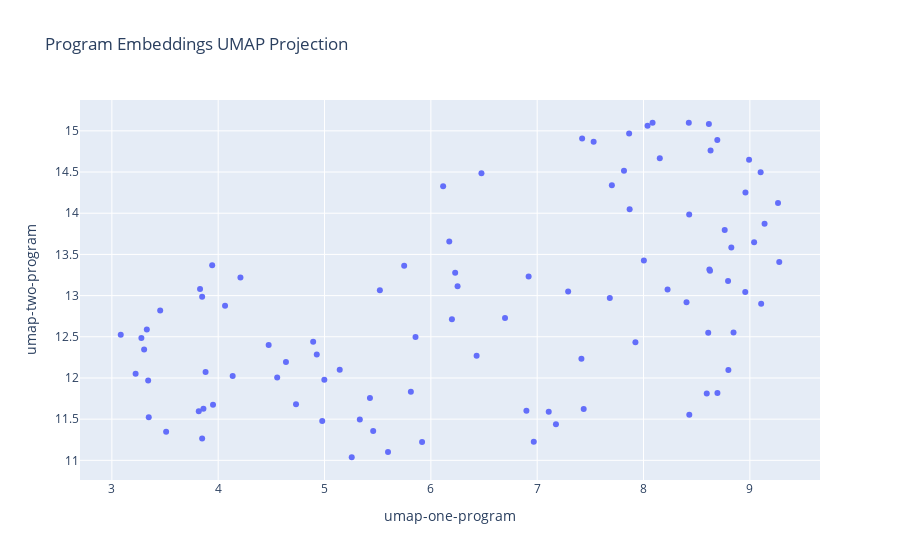

The code cell stored with this chart in its notebook:
### Markdown cell above
# UMAP

### Code cell
# Initialize UMAP with desired parameters
umap_projection = umap.UMAP(n_components=2, n_neighbors=15, min_dist=0.1, random_state=42)

# Fit and transform the program embeddings
program_umap_result = umap_projection.fit_transform(program_embeddings)

# Add UMAP results to your DataFrame
program_df['umap-one-program'] = program_umap_result[:, 0]
program_df['umap-two-program'] = program_umap_result[:, 1]

# Plot the UMAP projection results
fig = px.scatter(
    program_df,
    x='umap-one-program',
    y='umap-two-program',
    hover_data=['title'],
    title='Program Embeddings UMAP Projection'
)
fig.show()

### Figure 1 — Plotly figure (JSON) as saved in the notebook; plotly's stock layout.template omitted (floating-point values rounded to 4 significant figures)
{"data": [{"customdata": [["Programme court de 2<sup>e</sup> cycle en génie de l'environnement"], ["Programme court de 2<sup>e</sup> cycle en génie de la production automatisée : intégration et automatisation des systèmes"], ["Programme court de 2<sup>e</sup> cycle en gestion de l’innovation"], ["DESS en projets internationaux et ingénierie globale"], ["Baccalauréat en informatique distribuée"], ["Maîtrise en conception et gestion de projets d’ingénierie canadiens"], ["Baccalauréat en génie électrique"], ["Programme court de 2<sup>e</sup> cycle en gestion de projets d'ingénierie"], ["Année préparatoire"], ["Maîtrise en génie électrique"], ["Programme court de 2<sup>e</sup> cycle en affaires juridiques pour l'ingénieur"], ["Baccalauréat en design d'expérience utilisateur (UX)"], ["Programme court de 2<sup>e</sup> cycle en efficacité énergétique"], ["Programme court de 2<sup>e</sup> cycle en modélisation des données du bâtiment (BIM)"], ["Programme court de 2<sup>e</sup> cycle en technologies de l'information"], ["Programme court de 2<sup>e</sup>&nbsp;cycle en génie électrique&nbsp;: commande industrielle"], ["Maîtrise en gestion de l’innovation"], ["Programme court en télécommunications"], ["DESS en génie électrique"], ["Programme court de 2<sup>e</sup> cycle en exploitation des énergies renouvelables"], ["Programme court de 2<sup>e</sup> cycle en génie de la construction : gestion des coûts et du temps"], ["Programme court de 2<sup>e</sup> cycle en génie mécanique"], ["Programme court de 2<sup>e</sup> cycle en gestion de projets internationaux"], ["Programme court en planification et gestion de la maintenance"], ["Maîtrise en génie logiciel"], ["Maîtrise en gestion de projets d'ingénierie"], ["DESS en technologies de la santé"], ["Certificat en gestion de la construction"], ["DESS en génie de la construction : projets de conception et réhabilitation"], ["DESS en génie de l'environnement"], ["Certificat en production industrielle"], ["Programme court en économie et estimation des projets de construction"], ["Baccalauréat en génie des opérations et de la logistique"], ["DESS en gestion de projets d'ingénierie"], ["Certificat en gestion immobilière"], ["Baccalauréat en génie logiciel"], ["Programme court en amélioration continue"], ["Maîtrise en génie des risques en santé et sécurité du travail"], ["Programme court en gestion industrielle"], ["Programme court de 2<sup>e</sup> cycle en faisabilité de projets internationaux"], ["Programme court de 2<sup>e</sup> cycle en génie de la production automatisée&nbsp; : systèmes intelligents"], ["Programme court de 2<sup>e</sup> cycle en génie électrique"], ["Programme court de 2<sup>e</sup> cycle en génie électrique : modélisation et traitement de l'information"], ["Programme court de 2<sup>e</sup> cycle en gestion des infrastructures urbaines"], ["Programme court de 2<sup>e</sup> cycle en santé et sécurité du travail sur les chantiers de construction"], ["Programme court de 2<sup>e</sup> cycle en réseaux de télécommunications"], ["Maîtrise en génie des réseaux de télécommunications"], ["Programme court de 2<sup>e</sup> cycle en technologies de la santé"], ["Programme court en gestion immobilière"], ["Programme court en optimisation de la productivité"], ["DESS en génie logiciel"], ["Maîtrise en génie, projets internationaux et ingénierie globale"], ["Maîtrise en génie de l'environnement"], ["DESS en BIM et innovations numériques"], ["Microprogramme de 2<sup>e</sup> cycle en ingénierie créative"], ["DESS en réseaux de télécommunications"], ["Certificat en économie et estimation des projets de construction"], ["DESS en gestion des infrastructures urbaines"], ["Maîtrise en génie de la construction"], ["Baccalauréat en génie des technologies de l'information"], ["DESS en génie de la production automatisée : systèmes intelligents"], ["Maîtrise en gestion des infrastructures urbaines"], ["Maîtrise en génie de la production automatisée"], ["DESS en entreprise numérique"], ["Maîtrise en génie, énergies renouvelables et efficacité énergétique"], ["DESS en génie mécanique"], ["DESS en gestion de l’innovation"], ["Cheminement universitaire en technologie"], ["DESS en technologies de l'information"], ["Baccalauréat en génie mécanique"], ["Maîtrise en génie des technologies de l’information"], ["Maîtrise en génie mécanique"], ["DESS en génie de la construction : gestion de projets de construction"], ["Microprogramme de 2<sup>e</sup> cycle en innovation en chirurgie"], ["Maîtrise en génie des technologies de la santé"], ["Certificat en gestion et assurance de la qualité"], ["DESS en énergies renouvelables et efficacité énergétique"], ["Baccalauréat en génie aérospatial"], ["Microprogramme de 2<sup>e</sup> cycle en entrepreneuriat scientifique et technologique"], ["Programme court de 2<sup>e</sup> cycle en entreprise numérique"], ["Programme court de 2<sup>e</sup> cycle en génie de la construction : gestion réglementaire"], ["Programme court de 2<sup>e</sup> cycle en génie de la construction&nbsp;: hydraulique environnementale"], ["Programme court de 2<sup>e</sup> cycle en génie électrique&nbsp;: télécommunications et microélectronique"], ["Maîtrise en génie aérospatial"], ["Baccalauréat en génie de la construction"], ["Baccalauréat en génie de la production automatisée"], ["Certificat en télécommunications"], ["Doctorat en génie"], ["Maîtrise en génie, concentration personnalisée"], ["DESS en génie des risques de santé et sécurité du travail"], ["DESS en génie de la production automatisée : intégration et automatisation des systèmes"], ["Programme court de 2<sup>e</sup> cycle en génie de la construction&nbsp;: projets de réhabilitation"], ["Programme court de 2<sup>e</sup> cycle en ingénierie financière"], ["Programme court de 2<sup>e</sup> cycle en génie des risques de santé et sécurité du travail"]], "hovertemplate": "umap-one-program=%{x}<br>umap-two-program=%{y}<br>title=%{customdata[0]}<extra></extra>", "legendgroup": "", "marker": {"color": "#636efa", "symbol": "circle"}, "mode": "markers", "name": "", "orientation": "v", "showlegend": false, "type": "scatter", "x": [8.43, 7.423, 8.795, 6.697, 3.829, 6.198, 3.303, 9.265, 3.223, 3.817, 9.138, 3.943, 8.826, 8.153, 8.404, 7.864, 4.978, 8.43, 3.849, 8.003, 8.631, 8.957, 9.04, 8.608, 3.881, 5.856, 5.458, 6.899, 5.749, 4.732, 7.176, 7.924, 4.209, 6.43, 7.108, 3.278, 8.595, 6.229, 8.798, 8.958, 7.531, 9.106, 8.085, 8.764, 8.993, 8.625, 4.998, 8.226, 8.695, 8.846, 3.341, 6.251, 4.555, 5.812, 7.869, 5.917, 7.416, 5.427, 4.136, 3.849, 6.115, 5.143, 4.475, 5.256, 6.919, 3.347, 5.332, 7.683, 5.597, 3.329, 4.927, 3.861, 5.52, 7.702, 4.893, 7.437, 7.291, 3.084, 7.816, 8.619, 8.694, 8.615, 8.038, 3.951, 3.454, 4.064, 6.968, 3.51, 4.637, 6.173, 6.476, 8.426, 9.276, 9.101], "xaxis": "x", "y": [13.98, 14.91, 13.18, 12.73, 13.08, 12.71, 12.35, 14.12, 12.05, 11.6, 13.87, 13.37, 13.58, 14.67, 12.92, 14.97, 11.48, 11.55, 11.26, 13.43, 14.76, 13.04, 13.65, 12.55, 12.07, 12.5, 11.36, 11.6, 13.36, 11.68, 11.44, 12.43, 13.22, 12.27, 11.59, 12.49, 11.81, 13.28, 12.1, 14.25, 14.87, 12.9, 15.1, 13.8, 14.65, 13.3, 11.98, 13.07, 11.82, 12.55, 11.97, 13.11, 12.01, 11.83, 14.05, 11.22, 12.23, 11.76, 12.02, 12.99, 14.33, 12.1, 12.4, 11.04, 13.23, 11.52, 11.49, 12.97, 11.1, 12.59, 12.28, 11.63, 13.07, 14.34, 12.44, 11.62, 13.05, 12.52, 14.52, 13.32, 14.89, 15.08, 15.06, 11.68, 12.82, 12.88, 11.23, 11.35, 12.19, 13.66, 14.49, 15.1, 13.41, 14.5], "yaxis": "y"}], "layout": {"legend": {"tracegroupgap": 0}, "title": {"text": "Program Embeddings UMAP Projection"}, "xaxis": {"anchor": "y", "domain": [0, 1], "title": {"text": "umap-one-program"}}, "yaxis": {"anchor": "x", "domain": [0, 1], "title": {"text": "umap-two-program"}}}}
